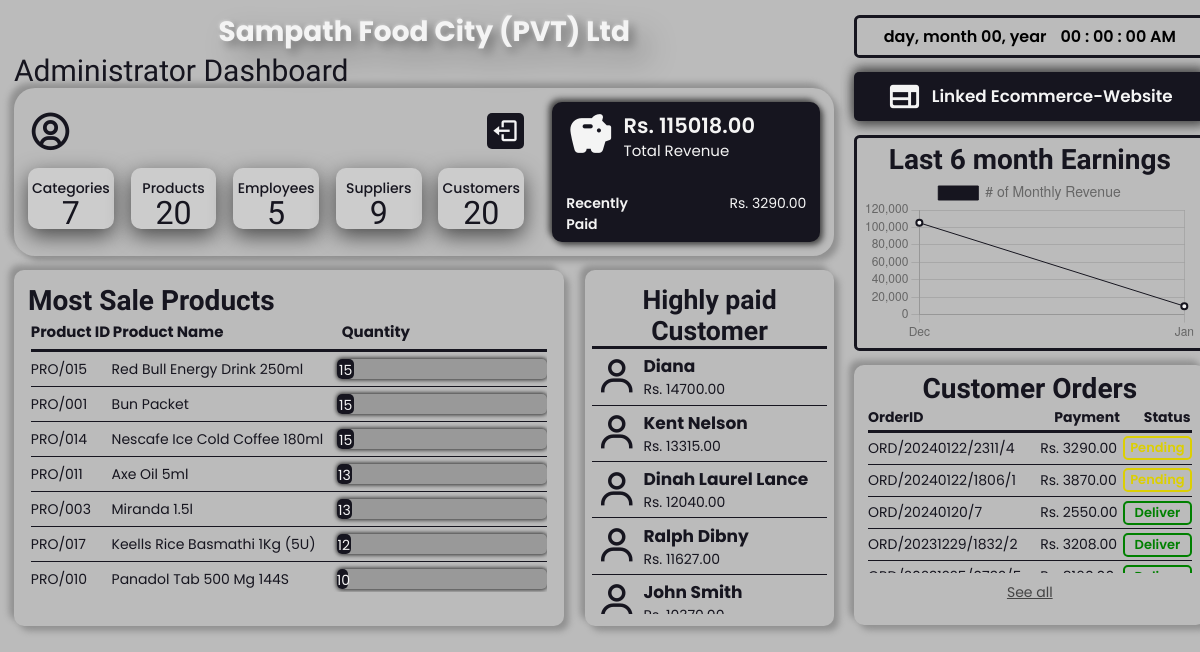
/Admin/Home.php, run on the app's committed database.
### tables this page shows
CREATE TABLE `payment` (
  `PaymentID` varchar(20) NOT NULL,
  `Payment_Timestamp` timestamp NOT NULL DEFAULT current_timestamp(),
  `Method` enum('Cash','Card') NOT NULL,
  `Total_Amount` float NOT NULL,
  `OrderID` varchar(30) DEFAULT NULL
);

CREATE TABLE `product` (
  `ProductID` varchar(20) NOT NULL,
  `ProductName` varchar(100) NOT NULL,
  `Total_Quantity` int(11) NOT NULL,
  `Unit_Price` float NOT NULL,
  `Image` varchar(250) DEFAULT NULL,
  `CategoryID` int(11) DEFAULT NULL,
  `SupplierID` varchar(20) DEFAULT NULL
);

### Admin/Home.php (the view, shortened to what this page needs)
<!DOCTYPE html>
<html lang="en">
<head>
    <link href='https://unpkg.com/boxicons@2.1.2/css/boxicons.min.css' rel='stylesheet'>
</head>
<body onload="initClock()">
    <main>
        <div class="main">
            <div class="h1">Sampath Food City (PVT) Ltd</div>
            <div class="text">Administrator Dashboard</div>
            <div class="insight">
                <div class="profile_details">
                    <div class="profile">
                        <i class='bx bx-user-circle bx-tada bx-flip-horizontal' id="i"></i>
                        <div class="out">
                            <a href="index.php" id="a"><i class='bx bx-log-out' id="log-out"></i><span class="name">Log out</span></a>
                        </div>
                    </div>
                    <div class="details">
                        <a href="Category.php">
                            <?php
                                @include 'config.php';
                                $sql = "SELECT * FROM Category";
                                $count_run = mysqli_query($conn, $sql);
                                $row = mysqli_num_rows($count_run);
                            ?>
                            <div class="option">
                                <div class="fieldname">Categories</div>
                                <div class="number"><?= $row?></div>
                            </div>
                        </a>
                        <a href="Products.php?profile=Admin">
                            <?php
                                @include 'config.php';
                                $sql = "SELECT * FROM product";
                                $count_run = mysqli_query($conn, $sql);
                                $row = mysqli_num_rows($count_run);
                            ?>
                            <div class="option">
                                <div class="fieldname">Products</div>
                                <div class="number"><?= $row ?></div>
                            </div>
                        </a>
                        <a href="Employees.php">
                            <?php
                                @include 'config.php';
                                $sql = "SELECT * FROM staff WHERE NOT StaffID LIKE 'AD%'";
                                $count_run = mysqli_query($conn, $sql);
                                $row = mysqli_num_rows($count_run);
                            ?>
                            <div class="option">
                                <div class="fieldname">Employees</div>
                                <div class="number"><?= $row ?></div>
                            </div>
                        </a>
                        <a href="Supplier.php">
                            <?php
                                @include 'config.php';
                                $sql = "SELECT * FROM Supplier";
                                $count_run = mysqli_query($conn, $sql);
                                $row = mysqli_num_rows($count_run);
                            ?>
                            <div class="option">
                                <div class="fieldname">Suppliers</div>
                                <div class="number"><?= $row ?></div>
                            </div>
                        </a>
                        <a href="Customer.php?profile=Admin">
                            <?php
                                @include 'config.php';
                                $sql = "SELECT * FROM Customer";
                                $count_run = mysqli_query($conn, $sql);
                                $row = mysqli_num_rows($count_run);
                            ?>
                            <div class="option">
                                <div class="fieldname">Customers</div>
                                <div class="number"><?= $row ?></div>
                            </div>
                        </a>
                    </div>
                </div>
                <a href="Payment.php" id="pay">
                    <div class="payment">
                        <?php
                            @include 'config.php';
                            $sql = "SELECT SUM(Total_Amount) as 'Total' FROM Payment";
                            $result = $conn->query($sql);
                            if($result-> num_rows > 0){
                                while($row = $result-> fetch_assoc()){
                        ?>
                        <span class="material-icons-round" id="icon">savings</span>
                        <div class="middle">
                            <span id="h4">Rs. <?= $row['Total'] ?>.00</span>
                            <span id="h5">Total Revenue</span>
                        </div>
                        <?php
                                }
                            }
                        ?>
                    </div>
                    <div class="box">
                        <span id="note">Recently Paid</span>
                        <?php
                            @include 'config.php';
                            $sql1 = "SELECT Total_Amount FROM Payment ORDER BY PaymentID DESC LIMIT 1";
                            $result1 = $conn->query($sql1);
                            if($result1-> num_rows > 0){
                                while($row = $result1-> fetch_assoc()){
                        ?>
                        <span id="paid">Rs. <?= $row['Total_Amount'] ?>.00</span>
                        <?php
                                    }
                                }
                        ?>
                    </div>
                </a>
            </div>
            <div class="recent">
                <div class="product">
                    <h2>Most Sale Products</h2>
                    <div class="table">
                        <div class="thead">
                            <span class="th" id="c1">Product ID</span>
                            <span class="th" id="c2">Product Name</span>
                            <span class="th" id="c3">Quantity</span>
                        </div>
                        <div class="tbody">
                            <?php
                                @include 'config.php';
                                $sql = "SELECT SUM(Order_Quantity) as 'GrandTotal' FROM order_product";
                                $result = $conn->query($sql);
                                if($result-> num_rows > 0){
                                    while($row = $result-> fetch_assoc()){
                                        $sql1 = "SELECT p.ProductID, p.ProductName, SUM(Order_Quantity) as 'Total' FROM Product p, order_product op WHERE p.ProductID = op.ProductID GROUP BY op.ProductID ORDER BY Total DESC LIMIT 15";
                                        $result1 = $conn->query($sql1);
                                        if($result1-> num_rows > 0){
                                            while($row1 = $result1-> fetch_assoc()){
                                                $tot = ($row1['Total']/$row['GrandTotal'])*100;
                            ?>
                            <div class="tr">
                                <span class="td" id="c1"><?= $row1['ProductID']?></span>
                                <span class="td" id="c2"><?= $row1['ProductName']?></span>
                                <span class="td" id="c3">
                                    <div class="progress-bar">
                                        <span class="bar" data-width="<?= $tot?>%"><?= $row1['Total']?></span>
                                    </div>
                                </span>
                            </div>
                            <?php
                                            }
                                        }
                                    }
                                }else{
                                    echo '<div class="tr"></div>';
                                }
                            ?>
                        </div>
                    </div>
                </div>
                <div class="customer">
                    <h2>Highly paid Customer</h2>
                    <div class="tabs">
                        <?php
                            @include 'config.php';
                            $sql = "SELECT CusName, SUM(Total_Amount) AS 'sum' FROM customer c, ordertb o, payment p WHERE c.CustomerID=o.CusID AND o.OrderID = p.OrderID GROUP BY CusName HAVING SUM(Total_Amount)>10000 ORDER BY SUM(Total_Amount) DESC";
                            $result = $conn->query($sql);
                            if($result-> num_rows > 0){
                                while($row = $result-> fetch_assoc()){
                        ?>
                        <div class="line">
                            <i class='bx bx-user' id="cus"></i>
                            <span class="row">
                                <div class="cusname"><?= $row['CusName']?></div>
                                <div class="total">Rs. <?= $row['sum']?>.00</div>
                            </span>
                        </div>
                        <?php
                                }
                            }else{
                                echo '<div class="line"></div>';
                            }
                        ?>
                    </div>
                </div>
            </div>
        </div>
        <div class="right">
            <div class="datetime">
                <div class="date">
                    <span id="dayname">day</span>,
                    <span id="month">month</span>
                    <span id="dayno">00</span>,
                    <span id="year">year</span>
                </div>
                <div class="time">
                    <span id="hour">00</span> :
                    <span id="min">00</span> :
                    <span id="sec">00</span>
                    <span id="period">AM</span>
                </div>
            </div>
            <a href="/Sampath Food City/Customer/index.php" target="_blank" class="website">
                <span class="material-icons-round" id="icon">web</span>Linked Ecommerce-Website
            </a>
            <div class="chart">
                <?php
                    @include 'config.php';
                    $sql = "SELECT Month(Payment_Timestamp) as 'Month', SUM(Total_Amount) as 'Total' FROM payment GROUP BY Month(Payment_Timestamp) ORDER BY Year(Payment_Timestamp), Month(Payment_Timestamp) DESC LIMIT 6";
                    $result = $conn->query($sql);
                    if($result-> num_rows > 0){
                        $data = array();
                        $value = array();
                        while($row = $result-> fetch_assoc()){
                            $data[] = $row['Month'];
                            $value[] = $row['Total'];
                        }
                        function numericToMonthName($data) {
                            $months = array(
                                1 => 'Jan',
                                2 => 'Feb',
                                3 => 'Mar',
                                4 => 'Apr',
                                5 => 'May',
                                6 => 'Jun',
                                7 => 'Jul',
                                8 => 'Aug',
                                9 => 'Sep',
                                10 => 'Oct',
                                11 => 'Nov',
                                12 => 'Dec'
                            );
                            return isset($months[$data]) ? $months[$data] : 'Unknown';
                        }
                        $monthNames = array_map('numericToMonthName', $data);
                    }
                ?>
                <h2>Last 6 month Earnings</h2>
                <canvas id="myChart"></canvas>
            </div>
            <div class="order">
                <h2>Customer Orders</h2>
                <div class="orders">
                    <div class="hd">
                        <div class="orderid">OrderID</div>
                        <div class="amount">Payment</div>
                        <div class="status">Status</div>
                    </div>
                    <div class="lines">
                        <?php
                            @include 'config.php';
                            $sql = "SELECT ob.OrderID, p.Total_Amount, o.STATUS FROM ordertb o, order_product ob, payment p WHERE o.OrderID = ob.OrderID AND o.OrderID = p.OrderID GROUP BY OrderID DESC";
                            $result = $conn->query($sql);
                            if($result-> num_rows > 0){
                                while($row = $result-> fetch_assoc()){
                        ?>
                        <a href="Order-details.php?order=<?= $row['OrderID'] ?>" class="row">
                                <div class="orderid"><?= $row['OrderID']?></div>
                                <div class="amount">Rs. <?= $row['Total_Amount']?>.00</div>
                                <?php
                                    if ($row['STATUS'] == "Deliver") {
                                        echo '<div class="status" style = "--var : Green;">'.$row['STATUS'].'</div>';
                                    }
                                    if ($row['STATUS'] == "Pending") {
                                        echo '<div class="status" style = "--var : #DCCF02;">'.$row['STATUS'].'</div>';
                                    }
                                ?>
                        </a>
                        <?php
                                }
                            }
                        ?>
                    </div>
                </div>
                <a href="Order.php" class="view">See all</a>
            </div>
        </div>
    </main>
    <script>
        var data = <?php echo json_encode($monthNames);?>;
        var value = <?php echo json_encode($value);?>;
        var ctx = document.getElementById('myChart');
        new Chart(ctx, {
            type: 'line',
            data: {
            labels: data,
            datasets: [{
                label: '# of Monthly Revenue',
                data: value,
                borderWidth: 1
            }]
            },
            options: {
                responsive: true,
                backgroundColor: '#16151f',
                borderColor: '#16151f',
                pointBorderWidth: 2,
                pointBackgroundColor: '#f4f4f4',
                plugins: {
                    legend: {
                        labels: {
                            font: {
                                size: 14
                            }
                        }
                    }
                }
            }
        });
    </script>
</body>
</html>

### data on the page
payment: Total_Amount "3290"
product: ProductID "PRO/015", ProductName "Red Bull Energy Drink 250ml", $tot 8.2872928176796 (drawn), Total "15"
product: ProductID "PRO/001", ProductName "Bun Packet", $tot 8.2872928176796 (drawn), Total "15"
product: ProductID "PRO/014", ProductName "Nescafe Ice Cold Coffee 180ml", $tot 8.2872928176796 (drawn), Total "15"
product: ProductID "PRO/011", ProductName "Axe Oil 5ml", $tot 7.182320441989 (drawn), Total "13"
product: ProductID "PRO/003", ProductName "Miranda 1.5l", $tot 7.182320441989 (drawn), Total "13"
product: ProductID "PRO/017", ProductName "Keells Rice Basmathi 1Kg (5U)", $tot 6.6298342541436 (drawn), Total "12"
product: ProductID "PRO/010", ProductName "Panadol Tab 500 Mg 144S", $tot 5.524861878453 (drawn), Total "10"

### other printed values
$row "7"
$row "20"
$row "5"
$row "9"
$row['Total'] "115018"
$row['CusName'] "Diana"
$row['sum'] "14700"
$row['CusName'] "Kent Nelson"
$row['sum'] "13315"
$row['CusName'] "Dinah Laurel Lance"
$row['sum'] "12040"
$row['CusName'] "Ralph Dibny"
$row['sum'] "11627"
$row['CusName'] "John Smith"
$row['OrderID'] "ORD/20240122/2311/4"
